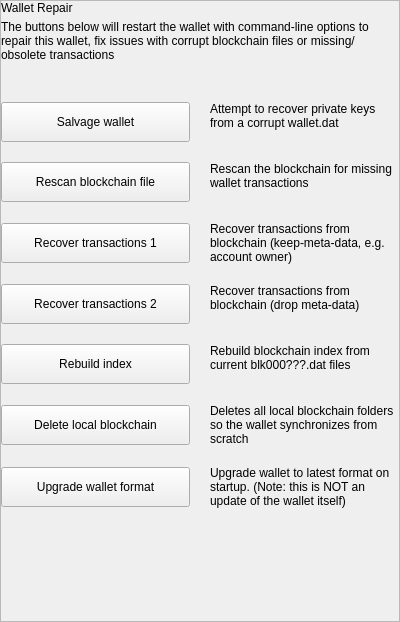
<?xml version="1.0" encoding="UTF-8"?>
<ui version="4.0">
 <class>SettingsWalletRepairWidget</class>
 <widget class="QWidget" name="SettingsWalletRepairWidget">
  <property name="geometry">
   <rect>
    <x>0</x>
    <y>0</y>
    <width>400</width>
    <height>622</height>
   </rect>
  </property>
  <property name="windowTitle">
   <string>Form</string>
  </property>
  <layout class="QHBoxLayout" name="horizontalLayout">
   <property name="spacing">
    <number>0</number>
   </property>
   <property name="leftMargin">
    <number>0</number>
   </property>
   <property name="topMargin">
    <number>0</number>
   </property>
   <property name="rightMargin">
    <number>0</number>
   </property>
   <property name="bottomMargin">
    <number>0</number>
   </property>
   <item>
    <widget class="QWidget" name="left" native="true">
     <layout class="QVBoxLayout" name="verticalLayout">
      <property name="leftMargin">
       <number>0</number>
      </property>
      <property name="topMargin">
       <number>0</number>
      </property>
      <property name="rightMargin">
       <number>0</number>
      </property>
      <property name="bottomMargin">
       <number>0</number>
      </property>
      <item>
       <widget class="QScrollArea" name="scrollStack">
        <property name="styleSheet">
         <string notr="true"/>
        </property>
        <property name="horizontalScrollBarPolicy">
         <enum>Qt::ScrollBarAlwaysOff</enum>
        </property>
        <property name="sizeAdjustPolicy">
         <enum>QAbstractScrollArea::AdjustIgnored</enum>
        </property>
        <property name="widgetResizable">
         <bool>true</bool>
        </property>
        <property name="alignment">
         <set>Qt::AlignLeading|Qt::AlignLeft|Qt::AlignTop</set>
        </property>
        <widget class="QWidget" name="scrollAreaWidgetStack">
         <property name="geometry">
          <rect>
           <x>0</x>
           <y>0</y>
           <width>398</width>
           <height>620</height>
          </rect>
         </property>
         <property name="autoFillBackground">
          <bool>true</bool>
         </property>
         <layout class="QVBoxLayout" name="verticalLayout_1">
          <property name="spacing">
           <number>0</number>
          </property>
          <property name="sizeConstraint">
           <enum>QLayout::SetDefaultConstraint</enum>
          </property>
          <property name="leftMargin">
           <number>0</number>
          </property>
          <property name="topMargin">
           <number>0</number>
          </property>
          <property name="rightMargin">
           <number>0</number>
          </property>
          <property name="bottomMargin">
           <number>0</number>
          </property>
          <item>
           <layout class="QHBoxLayout" name="horizontalLayout_3">
            <property name="spacing">
             <number>0</number>
            </property>
            <item>
             <layout class="QVBoxLayout" name="verticalLayoutTitle">
              <property name="spacing">
               <number>5</number>
              </property>
              <item>
               <widget class="QLabel" name="labelTitle">
                <property name="text">
                 <string>Wallet Repair</string>
                </property>
               </widget>
              </item>
              <item>
               <widget class="QLabel" name="labelSubtitle1">
                <property name="text">
                 <string>The buttons below will restart the wallet with command-line options to repair this wallet, fix issues with corrupt blockchain files or missing/obsolete transactions</string>
                </property>
                <property name="wordWrap">
                 <bool>true</bool>
                </property>
               </widget>
              </item>
             </layout>
            </item>
           </layout>
          </item>
          <item>
           <spacer name="verticalSpacer">
            <property name="orientation">
             <enum>Qt::Vertical</enum>
            </property>
            <property name="sizeType">
             <enum>QSizePolicy::Fixed</enum>
            </property>
            <property name="sizeHint" stdset="0">
             <size>
              <width>20</width>
              <height>40</height>
             </size>
            </property>
           </spacer>
          </item>
          <item>
           <layout class="QHBoxLayout" name="horizontalLayout_6" stretch="1,1">
            <property name="spacing">
             <number>20</number>
            </property>
            <item>
             <layout class="QVBoxLayout" name="verticalLayout_2">
              <property name="spacing">
               <number>5</number>
              </property>
              <item>
               <widget class="QPushButton" name="pushButtonSalvage">
                <property name="minimumSize">
                 <size>
                  <width>0</width>
                  <height>40</height>
                 </size>
                </property>
                <property name="maximumSize">
                 <size>
                  <width>16777215</width>
                  <height>40</height>
                 </size>
                </property>
                <property name="focusPolicy">
                 <enum>Qt::NoFocus</enum>
                </property>
                <property name="text">
                 <string>Salvage wallet</string>
                </property>
               </widget>
              </item>
             </layout>
            </item>
            <item>
             <widget class="QLabel" name="labelMessageSalvage">
              <property name="text">
               <string>Attempt to recover private keys from a corrupt wallet.dat</string>
              </property>
              <property name="alignment">
               <set>Qt::AlignLeading|Qt::AlignLeft|Qt::AlignTop</set>
              </property>
              <property name="wordWrap">
               <bool>true</bool>
              </property>
             </widget>
            </item>
           </layout>
          </item>
          <item>
           <spacer name="verticalSpacer_1">
            <property name="orientation">
             <enum>Qt::Vertical</enum>
            </property>
            <property name="sizeType">
             <enum>QSizePolicy::Fixed</enum>
            </property>
            <property name="sizeHint" stdset="0">
             <size>
              <width>20</width>
              <height>20</height>
             </size>
            </property>
           </spacer>
          </item>
          <item>
           <layout class="QHBoxLayout" name="horizontalRescan" stretch="1,1">
            <property name="spacing">
             <number>20</number>
            </property>
            <item>
             <layout class="QVBoxLayout" name="verticalRescan">
              <property name="spacing">
               <number>5</number>
              </property>
              <item>
               <widget class="QPushButton" name="pushButtonRescan">
                <property name="minimumSize">
                 <size>
                  <width>0</width>
                  <height>40</height>
                 </size>
                </property>
                <property name="maximumSize">
                 <size>
                  <width>16777215</width>
                  <height>40</height>
                 </size>
                </property>
                <property name="focusPolicy">
                 <enum>Qt::NoFocus</enum>
                </property>
                <property name="text">
                 <string>Rescan blockchain file</string>
                </property>
               </widget>
              </item>
             </layout>
            </item>
            <item>
             <widget class="QLabel" name="labelMessageRescan">
              <property name="text">
               <string>Rescan the blockchain for missing wallet transactions</string>
              </property>
              <property name="alignment">
               <set>Qt::AlignLeading|Qt::AlignLeft|Qt::AlignTop</set>
              </property>
              <property name="wordWrap">
               <bool>true</bool>
              </property>
             </widget>
            </item>
           </layout>
          </item>
          <item>
           <spacer name="verticalSpacer_2">
            <property name="orientation">
             <enum>Qt::Vertical</enum>
            </property>
            <property name="sizeType">
             <enum>QSizePolicy::Fixed</enum>
            </property>
            <property name="sizeHint" stdset="0">
             <size>
              <width>20</width>
              <height>20</height>
             </size>
            </property>
           </spacer>
          </item>
          <item>
           <layout class="QHBoxLayout" name="horizontalRecover1" stretch="1,1">
            <property name="spacing">
             <number>20</number>
            </property>
            <item>
             <layout class="QVBoxLayout" name="verticalRecover1">
              <property name="spacing">
               <number>5</number>
              </property>
              <item>
               <widget class="QPushButton" name="pushButtonRecover1">
                <property name="minimumSize">
                 <size>
                  <width>0</width>
                  <height>40</height>
                 </size>
                </property>
                <property name="maximumSize">
                 <size>
                  <width>16777215</width>
                  <height>40</height>
                 </size>
                </property>
                <property name="focusPolicy">
                 <enum>Qt::NoFocus</enum>
                </property>
                <property name="text">
                 <string>Recover transactions 1</string>
                </property>
               </widget>
              </item>
             </layout>
            </item>
            <item>
             <widget class="QLabel" name="labelMessageRecover1">
              <property name="text">
               <string>Recover transactions from blockchain (keep-meta-data, e.g. account owner)</string>
              </property>
              <property name="alignment">
               <set>Qt::AlignLeading|Qt::AlignLeft|Qt::AlignTop</set>
              </property>
              <property name="wordWrap">
               <bool>true</bool>
              </property>
             </widget>
            </item>
           </layout>
          </item>
          <item>
           <spacer name="verticalSpacer_3">
            <property name="orientation">
             <enum>Qt::Vertical</enum>
            </property>
            <property name="sizeType">
             <enum>QSizePolicy::Fixed</enum>
            </property>
            <property name="sizeHint" stdset="0">
             <size>
              <width>20</width>
              <height>20</height>
             </size>
            </property>
           </spacer>
          </item>
          <item>
           <layout class="QHBoxLayout" name="horizontalRecover2" stretch="1,1">
            <property name="spacing">
             <number>20</number>
            </property>
            <item>
             <layout class="QVBoxLayout" name="verticalRecover2" stretch="0">
              <property name="spacing">
               <number>5</number>
              </property>
              <item>
               <widget class="QPushButton" name="pushButtonRecover2">
                <property name="minimumSize">
                 <size>
                  <width>0</width>
                  <height>40</height>
                 </size>
                </property>
                <property name="maximumSize">
                 <size>
                  <width>16777215</width>
                  <height>40</height>
                 </size>
                </property>
                <property name="focusPolicy">
                 <enum>Qt::NoFocus</enum>
                </property>
                <property name="text">
                 <string>Recover transactions 2</string>
                </property>
               </widget>
              </item>
             </layout>
            </item>
            <item>
             <widget class="QLabel" name="labelMessageRecover2">
              <property name="text">
               <string>Recover transactions from blockchain (drop meta-data)</string>
              </property>
              <property name="alignment">
               <set>Qt::AlignLeading|Qt::AlignLeft|Qt::AlignTop</set>
              </property>
              <property name="wordWrap">
               <bool>true</bool>
              </property>
             </widget>
            </item>
           </layout>
          </item>
          <item>
           <spacer name="verticalSpacer_4">
            <property name="orientation">
             <enum>Qt::Vertical</enum>
            </property>
            <property name="sizeType">
             <enum>QSizePolicy::Fixed</enum>
            </property>
            <property name="sizeHint" stdset="0">
             <size>
              <width>20</width>
              <height>20</height>
             </size>
            </property>
           </spacer>
          </item>
          <item>
           <layout class="QHBoxLayout" name="horizontalRebuild" stretch="1,1">
            <property name="spacing">
             <number>20</number>
            </property>
            <item>
             <layout class="QVBoxLayout" name="verticalRebuild">
              <property name="spacing">
               <number>5</number>
              </property>
              <item>
               <widget class="QPushButton" name="pushButtonRebuild">
                <property name="minimumSize">
                 <size>
                  <width>0</width>
                  <height>40</height>
                 </size>
                </property>
                <property name="maximumSize">
                 <size>
                  <width>16777215</width>
                  <height>40</height>
                 </size>
                </property>
                <property name="focusPolicy">
                 <enum>Qt::NoFocus</enum>
                </property>
                <property name="text">
                 <string>Rebuild index</string>
                </property>
               </widget>
              </item>
             </layout>
            </item>
            <item>
             <widget class="QLabel" name="labelMessageRebuild">
              <property name="text">
               <string>Rebuild blockchain index from current blk000???.dat files</string>
              </property>
              <property name="alignment">
               <set>Qt::AlignLeading|Qt::AlignLeft|Qt::AlignTop</set>
              </property>
              <property name="wordWrap">
               <bool>true</bool>
              </property>
             </widget>
            </item>
           </layout>
          </item>
          <item>
           <spacer name="verticalSpacer_6">
            <property name="orientation">
             <enum>Qt::Vertical</enum>
            </property>
            <property name="sizeType">
             <enum>QSizePolicy::Fixed</enum>
            </property>
            <property name="sizeHint" stdset="0">
             <size>
              <width>20</width>
              <height>20</height>
             </size>
            </property>
           </spacer>
          </item>
          <item>
           <layout class="QHBoxLayout" name="horizontalDelete" stretch="1,1">
            <property name="spacing">
             <number>20</number>
            </property>
            <item>
             <layout class="QVBoxLayout" name="verticalDelete">
              <property name="spacing">
               <number>0</number>
              </property>
              <item>
               <widget class="QPushButton" name="pushButtonDelete">
                <property name="minimumSize">
                 <size>
                  <width>0</width>
                  <height>40</height>
                 </size>
                </property>
                <property name="maximumSize">
                 <size>
                  <width>16777215</width>
                  <height>40</height>
                 </size>
                </property>
                <property name="focusPolicy">
                 <enum>Qt::NoFocus</enum>
                </property>
                <property name="text">
                 <string>Delete local blockchain</string>
                </property>
               </widget>
              </item>
             </layout>
            </item>
            <item>
             <widget class="QLabel" name="labelMessageDelete">
              <property name="minimumSize">
               <size>
                <width>0</width>
                <height>0</height>
               </size>
              </property>
              <property name="text">
               <string>Deletes all local blockchain folders so the wallet synchronizes from scratch</string>
              </property>
              <property name="alignment">
               <set>Qt::AlignLeading|Qt::AlignLeft|Qt::AlignTop</set>
              </property>
              <property name="wordWrap">
               <bool>true</bool>
              </property>
             </widget>
            </item>
           </layout>
          </item>
          <item>
           <spacer name="verticalSpacer_5">
            <property name="orientation">
             <enum>Qt::Vertical</enum>
            </property>
            <property name="sizeType">
             <enum>QSizePolicy::Fixed</enum>
            </property>
            <property name="sizeHint" stdset="0">
             <size>
              <width>20</width>
              <height>20</height>
             </size>
            </property>
           </spacer>
          </item>
          <item>
           <layout class="QHBoxLayout" name="horizontalUpgrade" stretch="1,1">
            <property name="spacing">
             <number>20</number>
            </property>
            <item>
             <layout class="QVBoxLayout" name="verticalUpgrade">
              <property name="spacing">
               <number>5</number>
              </property>
              <item>
               <widget class="QPushButton" name="pushButtonUpgrade">
                <property name="minimumSize">
                 <size>
                  <width>0</width>
                  <height>40</height>
                 </size>
                </property>
                <property name="maximumSize">
                 <size>
                  <width>16777215</width>
                  <height>40</height>
                 </size>
                </property>
                <property name="focusPolicy">
                 <enum>Qt::NoFocus</enum>
                </property>
                <property name="text">
                 <string>Upgrade wallet format</string>
                </property>
               </widget>
              </item>
             </layout>
            </item>
            <item>
             <widget class="QLabel" name="labelMessageUpgrade">
              <property name="text">
               <string>Upgrade wallet to latest format on startup. (Note: this is NOT an update of the wallet itself)</string>
              </property>
              <property name="alignment">
               <set>Qt::AlignLeading|Qt::AlignLeft|Qt::AlignTop</set>
              </property>
              <property name="wordWrap">
               <bool>true</bool>
              </property>
             </widget>
            </item>
           </layout>
          </item>
          <item>
           <spacer name="verticalSpacer_7">
            <property name="orientation">
             <enum>Qt::Vertical</enum>
            </property>
            <property name="sizeHint" stdset="0">
             <size>
              <width>20</width>
              <height>40</height>
             </size>
            </property>
           </spacer>
          </item>
         </layout>
        </widget>
       </widget>
      </item>
     </layout>
    </widget>
   </item>
  </layout>
 </widget>
 <resources/>
 <connections/>
</ui>
